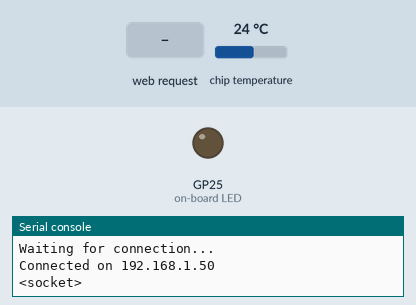
This program was run on a simulated Raspberry Pi Pico running MicroPython. Parts: output pins drawn as LEDs (lit = HIGH), the last lines printed to the serial console. The inputs (shaded band) are chosen by the test bench; at power-on: chip temperature 24 °C. WiFi joins after 1.5 s.

Above: at 3.2 s.
3.3 s: HTTP request GET /lighton? received
At 4.1 s:
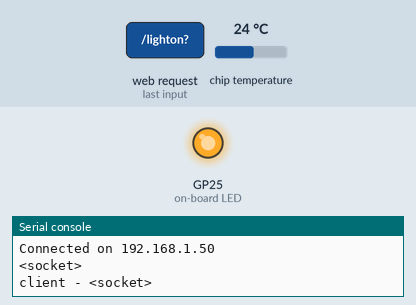
4.8 s: HTTP request GET /lightoff? received
At 5.2 s:
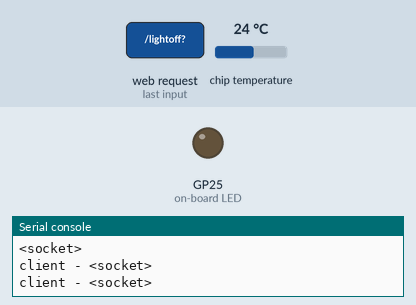
Timing chart, 0 to 7.8 s (numbered marks = the images above; inputs shaded):
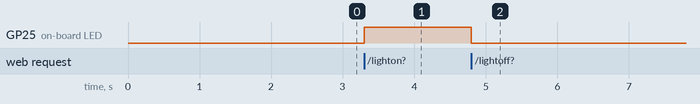

Measured:
- after the input at 3.3 s, GP25 (on-board LED): LOW → HIGH at once
- after the input at 4.8 s, GP25 (on-board LED): HIGH → LOW at once

The program:

main.py
```python
import network
import socket
from time import sleep
from picozero import pico_temp_sensor, pico_led
import machine

ssid = 'wifi_ssid'
password = 'xxxxxxxx'


def connect():
    #Connect to WLAN
    wlan = network.WLAN(network.STA_IF)
    wlan.active(True)
    wlan.connect(ssid, password)
    while wlan.isconnected() == False:
        print('Waiting for connection...')
        sleep(1)
    ip = wlan.ifconfig()[0]
    print(f'Connected on {ip}')
    return ip


def open_socket(ip):
    # Open a socket
    address = (ip, 80)
    connection = socket.socket()
    connection.setsockopt(socket.SOL_SOCKET, socket.SO_REUSEADDR, 1)
    connection.bind(address)
    connection.listen(1)
    print(connection)
    return connection


def webpage(temperature, state):
    #Template HTML
    html = f"""
            <!DOCTYPE html>
            <html>
            <form action="./lighton">
            <input type="submit" value="Light on" />
            </form>
            <form action="./lightoff">
            <input type="submit" value="Light off" />
            </form>
            <p>LED is {state}</p>
            <p>Temperature is {temperature}</p>
            </body>
            </html>
            """
    return html

def serve(connection):
    #Start a web server
    state = 'OFF'
    pico_led.off()
    temperature = 0
    while True:
        client = connection.accept()[0]
        print('client -', client)
        request = client.recv(1024)
        request = str(request)
        try:
            request = request.split()[1]
        except IndexError:
            pass
        if request == '/lighton?':
            pico_led.on()
            state = 'ON'
        elif request =='/lightoff?':
            pico_led.off()
            state = 'OFF'
        temperature = pico_temp_sensor.temp
        html = webpage(temperature, state)
        client.send('HTTP/1.1 200 OK\n')
        client.send('Content-Type: text/html\n')
        client.send('Connection: close\n\n')
        client.sendall(html.encode('utf-8'))
        client.close()


try:
    ip = connect()
    connection = open_socket(ip)
    serve(connection)
except KeyboardInterrupt:
    machine.reset()
```
